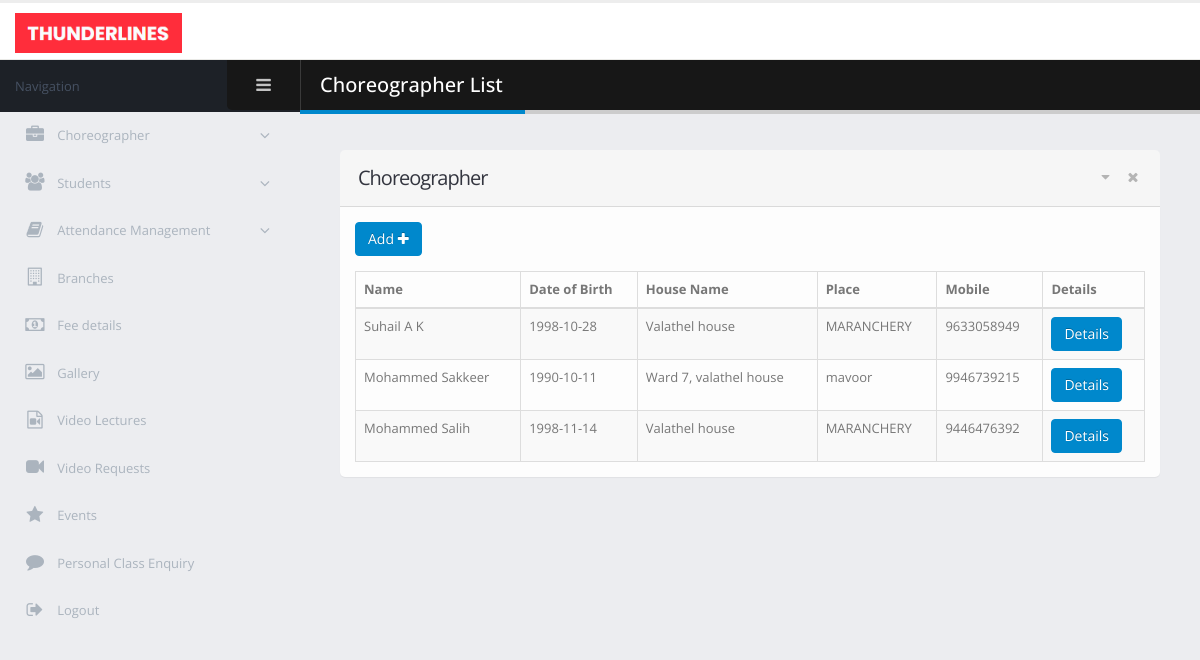
/admin/homepage.php, run on the app's committed database.
### tables this page shows
CREATE TABLE `choreographer` (
  `choreographer_id` int(11) NOT NULL,
  `choreographer_name` varchar(50) NOT NULL,
  `choreographer_dob` date NOT NULL,
  `address` varchar(40) NOT NULL,
  `place` varchar(30) NOT NULL,
  `pincode` int(11) NOT NULL,
  `district` varchar(25) NOT NULL,
  `mobile` bigint(12) NOT NULL,
  `email` varchar(25) NOT NULL,
  `sallary` int(11) NOT NULL,
  `qualification` varchar(20) NOT NULL
);

### admin/homepage.php (the view, shortened to what this page needs)
<!doctype html>
<html class="fixed">
<head>
    <link rel="stylesheet" href="assets/vendor/bootstrap/css/bootstrap.css" />
    <link rel="stylesheet" href="assets/vendor/font-awesome/css/font-awesome.css" />
    <link rel="stylesheet" href="assets/vendor/magnific-popup/magnific-popup.css" />
    <link rel="stylesheet" href="assets/vendor/bootstrap-datepicker/css/bootstrap-datepicker3.css" />
    <link rel="stylesheet" href="assets/vendor/jquery-ui/jquery-ui.css" />
    <link rel="stylesheet" href="assets/vendor/jquery-ui/jquery-ui.theme.css" />
    <link rel="stylesheet" href="assets/vendor/bootstrap-multiselect/bootstrap-multiselect.css" />
    <link rel="stylesheet" href="assets/vendor/morris.js/morris.css" />
    <link rel="stylesheet" href="assets/stylesheets/theme.css" />
    <link rel="stylesheet" href="assets/stylesheets/skins/default.css" />
    <link rel="stylesheet" href="assets/stylesheets/theme-custom.css">
</head>
<body>
<section class="body">
    <header class="header">
        <div class="logo-container">
            <a href="homepage.php" class="logo">
                <img src="assets/images/new_logo.png" alt="Porto Admin" height="40"/>
            </a>
        </div>
    </header>
    <div class="inner-wrapper">
        <aside id="sidebar-left" class="sidebar-left">
            <div class="sidebar-header">
                <div class="sidebar-title">
                    Navigation
                </div>
                <div class="sidebar-toggle hidden-xs" data-toggle-class="sidebar-left-collapsed" data-target="html" data-fire-event="sidebar-left-toggle">
                    <i class="fa fa-bars" aria-label="Toggle sidebar"></i>
                </div>
            </div>
            <div class="nano">
                <div class="nano-content">
                    <nav id="menu" class="nav-main" role="navigation">
                        <ul class="nav nav-main ">
                            <li class="nav-parent ">
                                <a href="#">
                                    <i class="fa fa-briefcase" aria-hidden="true"></i>
                                    <span>Choreographer</span>
                                </a>
                            </li>
                            <li class="nav-parent">
                                <a href="#">
                                    <i class="fa fa-users" aria-hidden="true"></i>
                                    <span>Students</span>
                                </a>
                            </li>
                            <li class="nav-parent">
                                <a href="#">
                                    <i class="fa fa-book" aria-hidden="true"></i>
                                    <span>Attendance Management</span>
                                </a>
                            </li>
                            <li>
                                <a href="branches.php">
                                    <i class="fa fa-building-o" aria-hidden="true"></i>
                                    <span>Branches</span>
                                </a>
                            </li>
                            <li>
                                <a href="fees_details.php">
                                    <i class="fa fa-money" aria-hidden="true"></i>
                                    <span>Fee details</span>
                                </a>
                            </li>
                            <li>
                                <a href="gallery.php">
                                    <i class="fa fa-image" aria-hidden="true"></i>
                                    <span>Gallery</span>
                                </a>
                            </li>
                            <li>
                                <a href="video_lectures.php">
                                    <i class="fa fa-file-video-o" aria-hidden="true"></i>
                                    <span>Video Lectures</span>
                                </a>
                            </li>
                            <li>
                                <a href="video_requests.php">
                                    <i class="fa fa-video-camera" aria-hidden="true"></i>
                                    <span>Video Requests</span>
                                </a>
                            </li>
                            <li>
                                <a href="event_details.php">
                                    <i class="fa fa-star" aria-hidden="true"></i>
                                    <span>Events</span>
                                </a>
                            </li>
                            <li>
                                <a href="personal_class_requests.php">
                                    <i class="fa fa-comment" aria-hidden="true"></i>
                                    <span>Personal Class Enquiry</span>
                                </a>
                            </li>
                            <li>
                                <a href="../login.html">
                                    <i class="fa fa-sign-out" aria-hidden="true"></i>
                                    <span>Logout</span>
                                </a>
                            </li>
                        </ul>
                    </nav>
                </div>
            </div>
        </aside>
        <section role="main" class="content-body">
            <header class="page-header">
                <h2>Choreographer List</h2>
            </header>
            <section class="panel">
                <header class="panel-heading">
                    <div class="panel-actions">
                        <a href="#" class="panel-action panel-action-toggle" data-panel-toggle></a>
                        <a href="#" class="panel-action panel-action-dismiss" data-panel-dismiss></a>
                    </div>
                    <h2 class="panel-title">Choreographer</h2>
                </header>
                <div class="panel-body">
                    <div class="row">
                        <div class="col-sm-6">
                            <div class="mb-md">
                                <a href="choreographer_add.php">
                                    <button id="addchoreobtn" class="btn btn-primary">Add <i class="fa fa-plus"></i> </button>
                                </a>
                            </div>
                        </div>
                    </div>
                    <table class="table table-bordered table-striped mb-none" id="tester_table">
                        <thead>
                        <tr>
                            <th>Name</th>
                            <th>Date of Birth</th>
                            <th>House Name</th>
                            <th>Place</th>
                            <th>Mobile</th>
                            <th>Details</th>
                        </tr>
                        </thead>
                        <tbody>
                        <?php
                        $server_name = "localhost";
                        $user_name = "root";
                        $password = "";
                        $database = "dance-academy";
                        $conn = new mysqli($server_name, $user_name, $password, $database);
                        $choreo_sel = "select choreographer_id, choreographer_name, choreographer_dob, address, place, mobile from choreographer where email in (select user_name from login where user_type='CHOREOGRAPHER')";
                        $res = $conn->query($choreo_sel);
                        while ($row = $res->fetch_array())
                        {
                            echo "<tr>";
                            echo "<td>$row[1]</td>";
                            echo "<td>$row[2]</td>";
                            echo "<td>$row[3]</td>";
                            echo "<td>$row[4]</td>";
                            echo "<td>$row[5]</td>";
                            echo "<td><a href='choreographer_details.php?id=$row[0]'><button class='btn btn-primary'>Details</button></a></td>";
                        }
                        ?>
                        </tbody>
                    </table>
                </div>
            </section>
        </section>
    </div>
</section>
</body>
</html>

### admin/assets/stylesheets/skins/default.css (style rules this page uses)
a, .btn-link { color: #0088cc; }
body .btn-primary { color: #ffffff; text-shadow: 0 -1px 0 rgba(0, 0, 0, 0.25); background-color: #0088cc; border-color: #0088cc; }
.page-header h2 { border-bottom-color: #0088cc; }

### data on the page
choreographer: choreographer_name "Suhail A K", choreographer_dob "1998-10-28", address "Valathel house", place "MARANCHERY", mobile "9633058949"
choreographer: choreographer_name "Mohammed Sakkeer", choreographer_dob "1990-10-11", address "Ward 7, valathel house", place "mavoor", mobile "9946739215"
choreographer: choreographer_name "Mohammed Salih", choreographer_dob "1998-11-14", address "Valathel house", place "MARANCHERY", mobile "9446476392"
